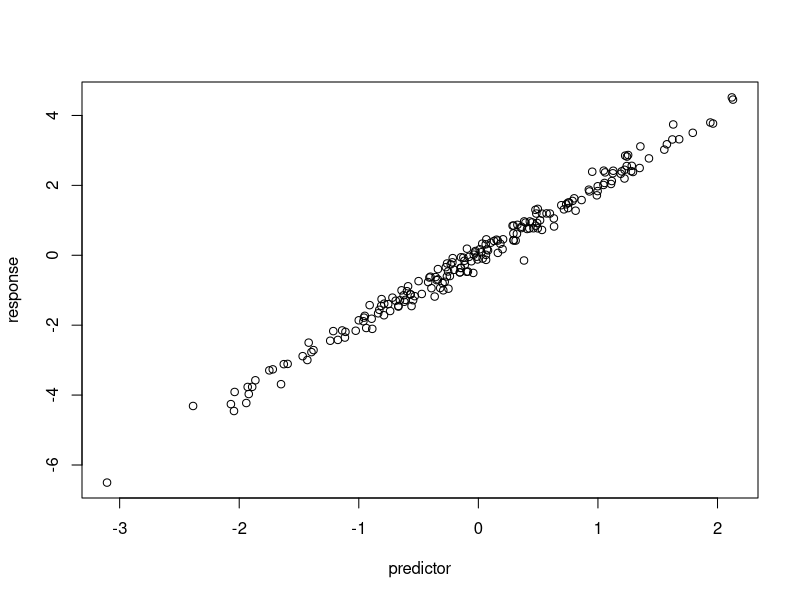
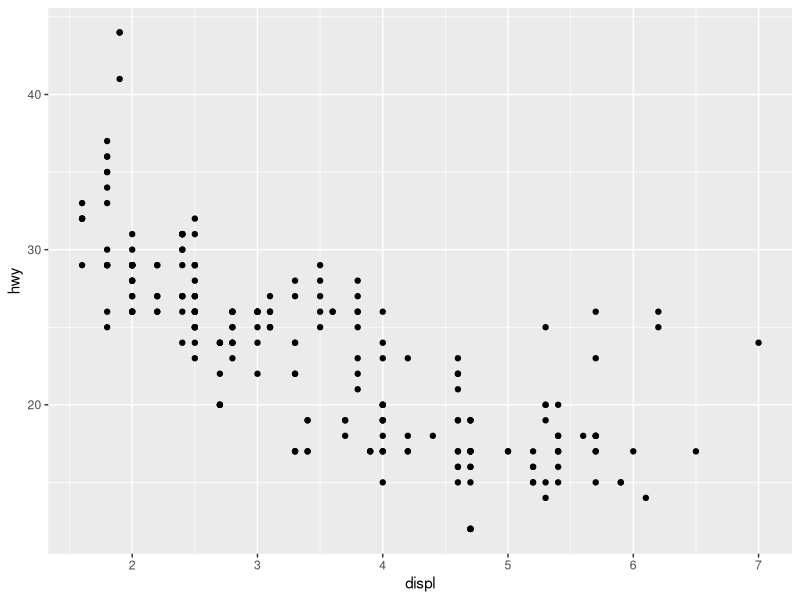

Write the R code that produced these figures, in order.
#Anna Leach 
# Workshop with Dr. Oliver 
# https://lib.arizona.edu/about/events/data-viz-drop
# https://jcoliver.github.io/learn-r/schedule
# arleach@arizona.edu
# github: annahoju
# 2025-10-21

#simulate data - variable that I will simulate data for 
#then plot those  data 

#Simulate predictor variable
predictor <- rnorm(n=200)  #randomly sample from a normal distribution (default mean of 0, SD of 1)

#Simulate response variable with noise 
response <- 2 * predictor + rnorm(n=length(predictor), sd=0.2) #response that is twice the value of the predictor

#Plot the data 
plot(x=predictor, y=response)

library(tidyverse)
ggplot(mpg, aes(displ, hwy))+
  geom_point()
